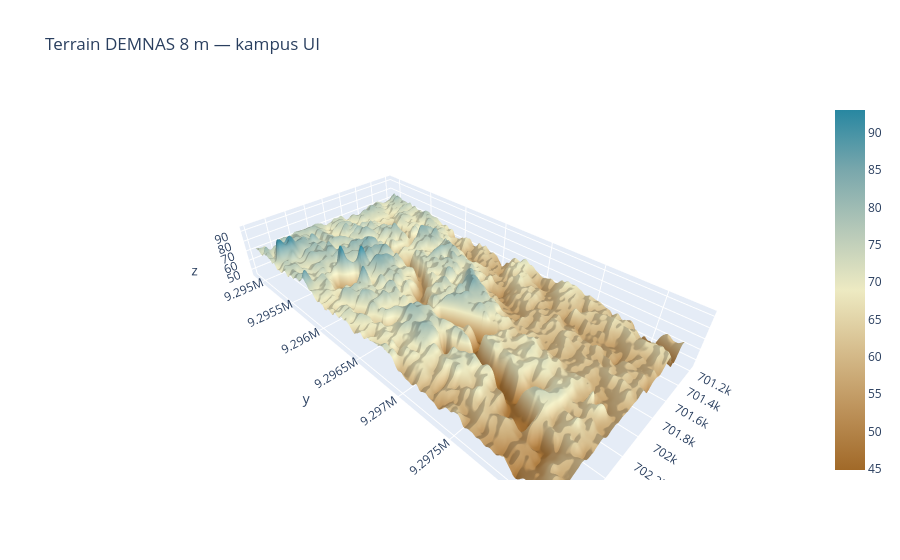

Notebook code cell kept with this figure:
### Markdown cell above
## 7. Permukaan 3D terrain AOI (setara Fig. 4)

### Code cell
b = aoi().total_bounds
r0, c0 = rasterio.transform.rowcol(GRID_TR, b[0], b[3])
r1, c1 = rasterio.transform.rowcol(GRID_TR, b[2], b[1])
z = dems["DEMNAS"][r0:r1 + 1, c0:c1 + 1]
xs = GRID_TR.c + (np.arange(c0, c1 + 1) + 0.5) * RES
ys = GRID_TR.f - (np.arange(r0, r1 + 1) + 0.5) * RES
f3 = go.Figure(go.Surface(x=xs, y=ys, z=z, colorscale="Earth"))
f3.update_layout(title="Terrain DEMNAS 8 m — kampus UI", scene=dict(aspectmode="manual", aspectratio=dict(x=1, y=2, z=0.3)))
f3.write_html(fig_path("fig04_terrain_surface.html"))
f3.show()

### Figure 1 — Plotly figure (JSON) as saved in the notebook; plotly's stock layout.template omitted (floating-point values rounded to 4 significant figures; data arrays with more than 128 entries replaced by an {"elided": "..."} marker saying what was removed)
{"data": [{"colorscale": [[0, "rgb(161, 105, 40)"], [0.1667, "rgb(189, 146, 90)"], [0.3333, "rgb(214, 189, 141)"], [0.5, "rgb(237, 234, 194)"], [0.6667, "rgb(181, 200, 184)"], [0.8333, "rgb(121, 167, 172)"], [1, "rgb(40, 135, 161)"]], "type": "surface", "x": {"elided": "201 float values"}, "y": {"elided": "412 float values"}, "z": {"elided": "412x201 float values"}}], "layout": {"scene": {"aspectmode": "manual", "aspectratio": {"x": 1, "y": 2, "z": 0.3}}, "title": {"text": "Terrain DEMNAS 8 m — kampus UI"}}}
